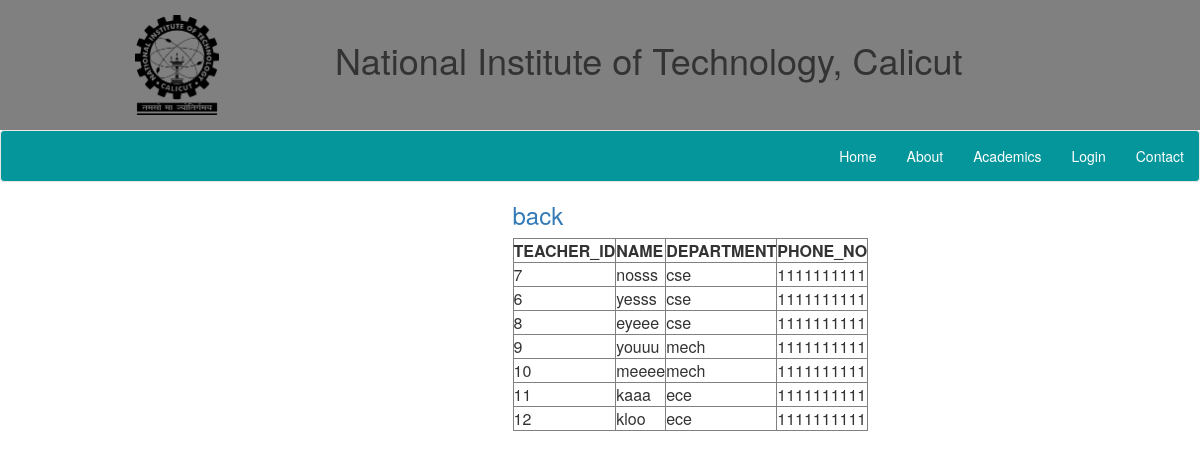
/views.php (signed in), run on the app's committed database.
### tables this page shows
CREATE TABLE IF NOT EXISTS `student` (
  `id` int(11) NOT NULL AUTO_INCREMENT,
  `name` varchar(20) NOT NULL,
  `contact` varchar(10) NOT NULL,
  `department` varchar(5) NOT NULL,
  PRIMARY KEY (`id`)
);

### views.php (the view, shortened to what this page needs)
<html>
<head>
  <link href="css/bootstrap.css" type="text/css" rel="stylesheet">
  <link href="css/style.css" type="text/css" rel="stylesheet">
</head>
<body>
  <div class="header">
  		<div class="container">
        <div class="row">
          <div class="col-md-2">
              <a class="navbar-brand" href="index.html"><img style="padding-left: 90px;" src="images/nitc.png" height="100"></a>
          </div>
          <div class="col-md-9">
            <h1 class="nat">National Institute of Technology, Calicut</h1>
          </div>
        </div>
      </div>
    </div>
    <div class="contaier">
  				<div class="navbar navbar-default">
  					<div class="collapse navbar-collapse nav-wil" id="bs-example-navbar-collapse-1">
  						<ul class="nav navbar-nav navbar-right">
              <li><a class="hvr-overline-from-center " href="index.html">Home</a></li>
							<li><a class="hvr-overline-from-center " href="about.html">About</a></li>
							<li><a class="hvr-overline-from-center " href="academics.html">Academics</a></li>
							<li><a class="hvr-overline-from-center " href="login1.php">Login</a></li>
							<li><a class="hvr-overline-from-center " href="contact.html">Contact</a></li>
  						</ul>
  					</div>
  				</div>
  			</div>
        <div class="row">
        <div class="col-md-2 col-md-offset-5">
        <?php
        $connection = mysqli_connect("localhost", "root", "", "nitc");
        $sql = "SELECT id, name , contact, department  FROM student";
        $result = mysqli_query($connection, $sql);
        if (mysqli_num_rows($result) > 0) {
        								echo '<table border=".1" align="middle" cellspacing="5"
        							      cellpadding="8" >
        								   <tr ><td class="row" align = "left"><b>TEACHER_ID</b></td>
        								   <td class="row" align = "left"><b>NAME</b></td>
        								   <td class="row" align = "left"><b>DEPARTMENT</b></td>
        								   <td class="row" align = "left"><b>PHONE_NO</b></td></tr>';
        							while($row = mysqli_fetch_assoc($result)){
        							 echo '<tr><td align="left">'.$row['id'].
        							     '</td><td align ="left">'.$row['name'].
        								 '</td><td align ="left">'.$row['department'].
        								 '</td><td align ="left">'.$row['contact'].'</tr>';
        							}
                    }
        ?>
      </div>
    </div>
<h3>
 <a href="adminpage.php" > back </a> <br>
 </h3>
 </head>
</html>

### css/style.css (style rules this page uses)
.navbar-default { background-color: #05969B; }
.header { height: 130px; background-color:grey; }
.navbar-default .navbar-right >li>a { color: white; }
.navbar { margin-bottom: 0; }
.nat { padding-top: 20; text-align: center; }

### data on the page
student: id "7", name "nosss", department "cse", contact "1111111111"
student: id "6", name "yesss", department "cse", contact "1111111111"
student: id "8", name "eyeee", department "cse", contact "1111111111"
student: id "9", name "youuu", department "mech", contact "1111111111"
student: id "10", name "meeee", department "mech", contact "1111111111"
student: id "11", name "kaaa", department "ece", contact "1111111111"
student: id "12", name "kloo", department "ece", contact "1111111111"
